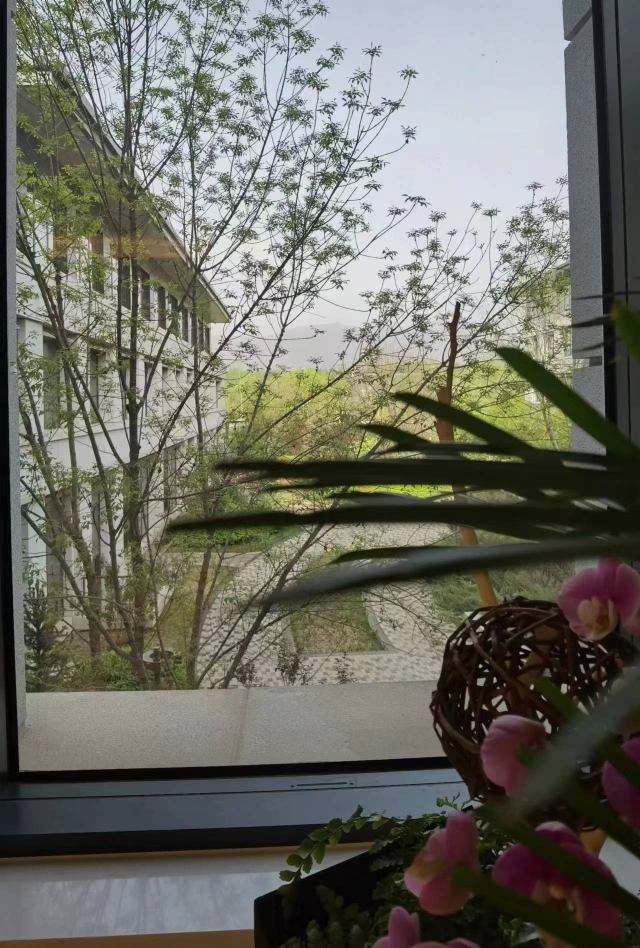
#> input picture data/B题-附件1.jpg, 1280 x 1896 px, found by its file name (shown at 1/2 size)
$ python demo_lsb.py
#> lines starting #> are read from the running program, lines starting #| are printed output that depends on the picture; after the words box and inside, x2 and y2 are one past the last pixel; in counts of white or black regions, pixels touching at a corner belong together; long printed decimals are rounded
### src/lsb.py
from __future__ import annotations

from dataclasses import dataclass
from typing import Dict, Tuple, Iterable
import numpy as np
from PIL import Image
import hashlib


@dataclass
class LSBConfig:
    mode: str = "replace"  # "replace" or "match" (±1 LSB matching)
    channel: str = "ALL"  # R|G|B|ALL
    seed: str | None = None  # if set, overrides key for pixel shuffle


def _rng_from_key(key: str) -> np.random.Generator:
    h = hashlib.sha256(key.encode("utf-8")).digest()
    seed = int.from_bytes(h[:8], "little", signed=False)
    return np.random.default_rng(seed)


def _select_channels(arr: np.ndarray, channel: str) -> Iterable[int]:
    if arr.ndim == 2:
        return [0]
    if channel.upper() == "R":
        return [0]
    if channel.upper() == "G":
        return [1]
    if channel.upper() == "B":
        return [2]
    return [0, 1, 2]


def _img_to_array(img: Image.Image) -> np.ndarray:
    if img.mode != "RGB":
        img = img.convert("RGB")
    return np.array(img, dtype=np.uint8)


def _array_to_img(arr: np.ndarray) -> Image.Image:
    return Image.fromarray(arr.astype(np.uint8), mode="RGB")


def _bits_from_bytes(data: bytes) -> np.ndarray:
    a = np.frombuffer(data, dtype=np.uint8)
    bits = ((a[:, None] >> np.arange(8)[::-1]) & 1).astype(np.uint8)
    return bits.reshape(-1)


def _bytes_from_bits(bits: np.ndarray) -> bytes:
    nbytes = (len(bits) + 7) // 8
    pad = nbytes * 8 - len(bits)
    if pad:
        bits = np.pad(bits, (0, pad), constant_values=0)
    b = np.packbits(bits.reshape(-1, 8), axis=1, bitorder='big')
    return b.tobytes()


def _capacity(arr: np.ndarray, channels: Iterable[int]) -> int:
    h, w = arr.shape[:2]
    return h * w * len(list(channels))


def _permute_indices(n: int, key: str) -> np.ndarray:
    rng = _rng_from_key(key)
    idx = np.arange(n)
    rng.shuffle(idx)
    return idx


def _kl_divergence(p: np.ndarray, q: np.ndarray, eps: float = 1e-9) -> float:
    p = p.astype(np.float64); q = q.astype(np.float64)
    p = p / (p.sum() + eps)
    q = q / (q.sum() + eps)
    m = (p > 0)
    return float(np.sum(p[m] * (np.log(p[m] + eps) - np.log(q[m] + eps))))


def _lsb_hist(arr: np.ndarray, channels: Iterable[int]) -> Dict[str, float]:
    stats: Dict[str, float] = {}
    for c in channels:
        plane = arr[..., c].reshape(-1)
        ones = int(np.count_nonzero(plane & 1))
        zeros = plane.size - ones
        stats[f"ch{c}_ones"] = ones
        stats[f"ch{c}_zeros"] = zeros
        stats[f"ch{c}_ones_ratio"] = ones / max(1, plane.size)
    return stats


def embed_lsb(img: Image.Image, payload: bytes, key: str, cfg: LSBConfig | None = None) -> Tuple[Image.Image, Dict]:
    cfg = cfg or LSBConfig()
    arr = _img_to_array(img)
    chs = _select_channels(arr, cfg.channel)
    cap = _capacity(arr, chs)

    # Header: 32-bit big-endian length
    header = len(payload).to_bytes(4, 'big')
    bits = _bits_from_bytes(header + payload)
    if len(bits) > cap:
        raise ValueError(f"Payload too large: need {len(bits)} bits, capacity {cap}")

    h, w = arr.shape[:2]
    coords = np.stack(np.meshgrid(np.arange(h), np.arange(w), indexing='ij'), axis=-1).reshape(-1, 2)
    channels = np.repeat(np.array(chs, dtype=np.int32), h * w)
    coords = np.tile(coords, (len(chs), 1))
    total = coords.shape[0]
    order = _permute_indices(total, cfg.seed or key)

    carrier_vals = arr[coords[:, 0], coords[:, 1], channels]
    before_hist, _ = np.histogram(carrier_vals, bins=256, range=(0, 256))

    # Select positions to embed
    sel = order[: len(bits)]
    vals = carrier_vals.copy()
    if cfg.mode == "match":
        # LSB matching: if LSB equals target bit, keep; else ±1 with equal prob
        cur = vals[sel]
        need = bits
        mask = ((cur & 1) != need)
        rng = _rng_from_key(key + ":match")
        delta = rng.integers(0, 2, size=mask.sum(), endpoint=False)
        delta = np.where(delta == 0, -1, 1)
        new = cur.copy()
        new[mask] = np.clip(cur[mask].astype(np.int16) + delta.astype(np.int16), 0, 255).astype(np.uint8)
        vals[sel] = new
    else:
        # LSB replacement
        vals_bits = vals[sel] & 0xFE
        vals[sel] = vals_bits | bits

    # Write back
    stego = arr.copy()
    stego[coords[:, 0], coords[:, 1], channels] = vals

    after_hist, _ = np.histogram(stego[coords[:, 0], coords[:, 1], channels], bins=256, range=(0, 256))
    info = {
        "capacity_bits": cap,
        "used_bits": int(len(bits)),
        "payload_len": len(payload),
        "mode": cfg.mode,
        "hist_kl": _kl_divergence(before_hist, after_hist),
        "lsb_before": _lsb_hist(arr, chs),
        "lsb_after": _lsb_hist(stego, chs),
    }
    return _array_to_img(stego), info


def extract_lsb(img: Image.Image, key: str, cfg: LSBConfig | None = None) -> bytes:
    cfg = cfg or LSBConfig()
    arr = _img_to_array(img)
    chs = _select_channels(arr, cfg.channel)

    h, w = arr.shape[:2]
    coords = np.stack(np.meshgrid(np.arange(h), np.arange(w), indexing='ij'), axis=-1).reshape(-1, 2)
    channels = np.repeat(np.array(chs, dtype=np.int32), h * w)
    coords = np.tile(coords, (len(chs), 1))
    total = coords.shape[0]
    order = _permute_indices(total, cfg.seed or key)

    vals = arr[coords[:, 0], coords[:, 1], channels]
    # First 32 bits = length
    hdr_sel = order[:32]
    hdr_bits = vals[hdr_sel] & 1
    nbytes = int.from_bytes(_bytes_from_bits(hdr_bits)[:4], 'big')
    bitlen = (nbytes + 4) * 8
    sel = order[:bitlen]
    bits = vals[sel] & 1
    data = _bytes_from_bits(bits)
    return data[4:4 + nbytes]

### src/analysis.py
from __future__ import annotations

import numpy as np
from PIL import Image
from typing import Dict, Tuple
from .lsb import _img_to_array, _select_channels


def lsb_plane(img: Image.Image, channel: str = "ALL") -> np.ndarray:
    arr = _img_to_array(img)
    chs = _select_channels(arr, channel)
    if len(chs) == 1:
        plane = (arr[..., chs[0]] & 1).astype(np.uint8)
    else:
        plane = (arr[..., chs] & 1).mean(axis=2)
    return plane


def hist_256(img: Image.Image, channel: str = "ALL") -> Dict[str, np.ndarray]:
    arr = _img_to_array(img)
    chs = _select_channels(arr, channel)
    out: Dict[str, np.ndarray] = {}
    for c in chs:
        h, _ = np.histogram(arr[..., c].reshape(-1), bins=256, range=(0, 256))
        out[f"ch{c}"] = h
    return out


def chi_square_lsb(img: Image.Image, channel: str = "ALL") -> float:
    # Westfeld chi-square attack statistic on pairs (2i,2i+1)
    arr = _img_to_array(img)
    chs = _select_channels(arr, channel)
    xs = []
    for c in chs:
        h, _ = np.histogram(arr[..., c].reshape(-1), bins=256, range=(0, 256))
        o = 0.0
        for i in range(0, 256, 2):
            e = (h[i] + h[i + 1]) / 2.0
            if e > 0:
                o += (h[i] - e) ** 2 / e + (h[i + 1] - e) ** 2 / e
        xs.append(o)
    return float(np.mean(xs))


def sample_pair_estimate(img: Image.Image, channel: str = "ALL") -> float:
    # A rough sample pair analysis estimate of embedding rate (LSB replacement)
    arr = _img_to_array(img)
    chs = _select_channels(arr, channel)
    # Use simple neighbor pairs horizontally
    ests = []
    for c in chs:
        plane = arr[..., c].astype(np.int16)
        a = plane[:, :-1].reshape(-1)
        b = plane[:, 1:].reshape(-1)
        # pairs categorized by parity and difference
        e = np.count_nonzero((a % 2 == 0) & (b == a + 1))
        f = np.count_nonzero((a % 2 == 1) & (b == a - 1))
        g = np.count_nonzero(a == b)
        # estimator (simplified) p ≈ (e + f) / (e + f + g + 1e-9)
        p = (e + f) / max(1, (e + f + g))
        ests.append(p)
    return float(np.mean(ests))

### src/viz.py
from __future__ import annotations

import matplotlib
matplotlib.use('Agg')  # headless
import matplotlib.pyplot as plt
import numpy as np
from PIL import Image
from typing import Dict
from .analysis import hist_256, lsb_plane


def plot_histograms(img_before: Image.Image, img_after: Image.Image, out_path: str) -> None:
    hb = hist_256(img_before)
    ha = hist_256(img_after)
    ch_keys = sorted(hb.keys())
    n = len(ch_keys)
    fig, axs = plt.subplots(n, 1, figsize=(8, 3 * n), tight_layout=True)
    if n == 1:
        axs = [axs]
    for i, k in enumerate(ch_keys):
        axs[i].plot(hb[k], label='before')
        axs[i].plot(ha[k], label='after')
        axs[i].set_title(f'Histogram {k}')
        axs[i].legend()
    fig.savefig(out_path)
    plt.close(fig)


def plot_lsb_planes(img_before: Image.Image, img_after: Image.Image, out_path: str) -> None:
    pb = lsb_plane(img_before)
    pa = lsb_plane(img_after)
    fig, axs = plt.subplots(1, 2, figsize=(8, 4), tight_layout=True)
    axs[0].imshow(pb, cmap='gray', vmin=0, vmax=1)
    axs[0].set_title('LSB plane before')
    axs[0].axis('off')
    axs[1].imshow(pa, cmap='gray', vmin=0, vmax=1)
    axs[1].set_title('LSB plane after')
    axs[1].axis('off')
    fig.savefig(out_path)
    plt.close(fig)

### scripts/demo_lsb.py
from __future__ import annotations

import os
from PIL import Image
import os, sys
sys.path.append(os.path.abspath(os.path.join(os.path.dirname(__file__), '..')))
from src.lsb import embed_lsb, extract_lsb, LSBConfig
from src.viz import plot_histograms, plot_lsb_planes
from src.analysis import chi_square_lsb, sample_pair_estimate


def run():
    inp = 'data/B题-附件1.jpg'
    out_dir = 'out_lsb'
    os.makedirs(out_dir, exist_ok=True)
    out_img = os.path.join(out_dir, 'stego.png')
    fig_hist = os.path.join(out_dir, 'hist.png')
    fig_plane = os.path.join(out_dir, 'lsb_plane.png')

    key = 'sz2023b-key'
    msg = '深圳杯2023B-数字版权演示: LSB + 样本对分析 + ±1匹配'

    img = Image.open(inp).convert('RGB')
#> img is the input picture: PIL image 1280x1896 RGB; mean R, G, B 108, 108.3, 98.9
    cfg = LSBConfig(mode='match')
    stego, info = embed_lsb(img, msg.encode('utf-8'), key, cfg)
#> in embed_lsb, `chs = _select_channels(arr, cfg.channel)`: chs = [0, 1, 2]
#> in embed_lsb, `cap = _capacity(arr, chs)`: cap = 7280640
#> in embed_lsb, `coords = np.tile(coords, (len(chs), 1))`: coords = 7280640 pairs, first value 0 to 1895, second value 0 to 1279
#> in embed_lsb, `before_hist, _ = np.histogram(carrier_vals, bins=256, range=(0, 256))`: before_hist = 256 values, max 58125 at index 21, min 73 at index 254, mean 28440
#> in embed_lsb, `cur = vals[sel]`: cur = 576 values, max 245 at index 37, min 0 at index 231, mean 102.4
#> in embed_lsb, `delta = rng.integers(0, 2, size=mask.sum(), endpoint=False)`: delta = 300 values, max 1 at index 2, min 0 at index 0, mean 0.47
#> in embed_lsb, `delta = np.where(delta == 0, -1, 1)`: delta = 300 values, max 1 at index 2, min -1 at index 0, mean -0.06
#> in embed_lsb, `new = cur.copy()`: new has the same summary as cur
#> in embed_lsb, `stego[coords[:, 0], coords[:, 1], channels] = vals`: stego: shape (1896, 1280, 3); 0.01% of pixels changed, all inside (x1, y1, x2, y2) = (4, 8, 1272, 1891)
#> in embed_lsb, `after_hist, _ = np.histogram(stego[coords[:, 0], coords[:, 1], channel..`: after_hist = 256 values, max 58123 at index 21, min 73 at index 254, mean 28440
#> in _kl_divergence, `p = p.astype(np.float64)`: p has the same summary as before_hist in embed_lsb
#> in _kl_divergence, `q = q.astype(np.float64)`: q has the same summary as after_hist in embed_lsb
#> in _kl_divergence, `p = p / (p.sum() + eps)`: p = 256 values, max 0.00798 at index 21, min 1e-05 at index 254, mean 0.00391
#> in _kl_divergence, `q = q / (q.sum() + eps)`: q has the same summary as p
#> the loop in _lsb_hist, `for c in channels:` made 3 passes
#> (ones, zeros) on passes 1 to 3: (1215559, 1211321), (1207484, 1219396), (1197615, 1229265)
#> after the loop in _lsb_hist, `for c in channels:`: stats = 9 items
#> the loop in _lsb_hist (call 2), `for c in channels:` made 3 passes
#> (ones, zeros) on passes 1 to 3: (1215540, 1211340), (1207482, 1219398), (1197599, 1229281)
#> info = 7 items
    stego.save(out_img)

    # Visualize
    plot_histograms(img, stego, fig_hist)
#> in hist_256, `chs = _select_channels(arr, channel)`: chs = [0, 1, 2]
#> the loop in hist_256, `for c in chs:` made 3 passes
#> after the loop in hist_256, `for c in chs:`: out = 3 items
#> the loop in hist_256 (call 2), `for c in chs:` made 3 passes
#> in plot_histograms, `ch_keys = sorted(hb.keys())`: ch_keys = ['ch0', 'ch1', 'ch2']
#> in plot_histograms, `n = len(ch_keys)`: n = 3
#> the loop in plot_histograms, `for i, k in enumerate(ch_keys):` made 3 passes
#> in plot_histograms, `fig.savefig(out_path)`:
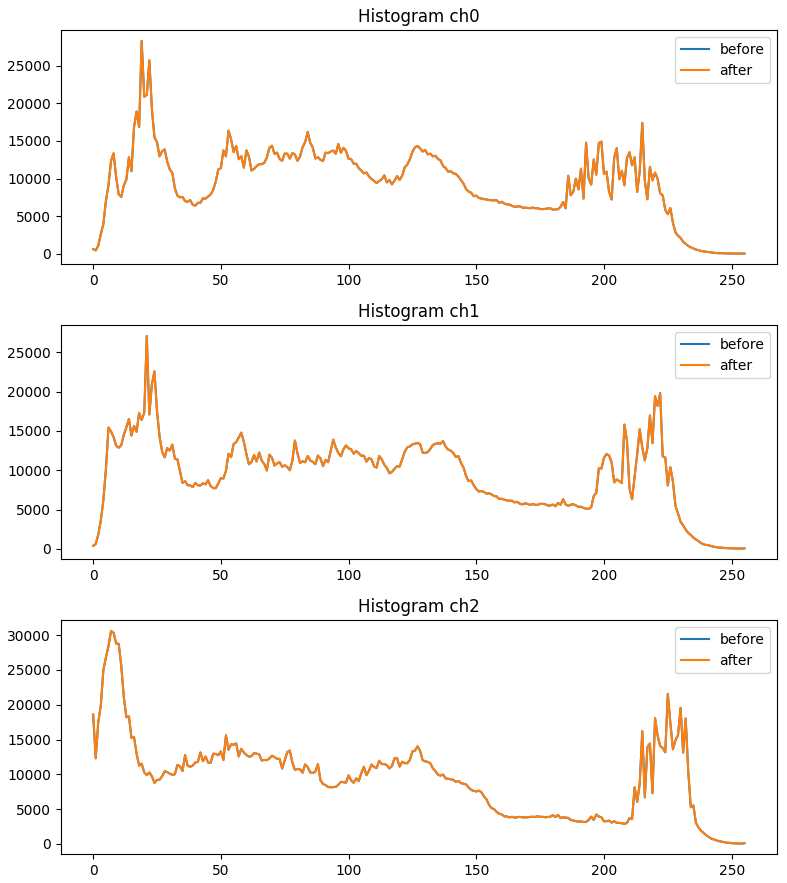
#> figure drawn by matplotlib, 3 panels; panel 1: curve peaks at x = 19, y = 28313; panel 1: curve peaks at x = 19, y = 28313; panel 2: curve peaks at x = 21, y = 27094; panel 2: curve peaks at x = 21, y = 27091
    plot_lsb_planes(img, stego, fig_plane)
#> in lsb_plane, `chs = _select_channels(arr, channel)`: chs = [0, 1, 2]
#> in lsb_plane, `plane = (arr[..., chs] & 1).mean(axis=2)`:
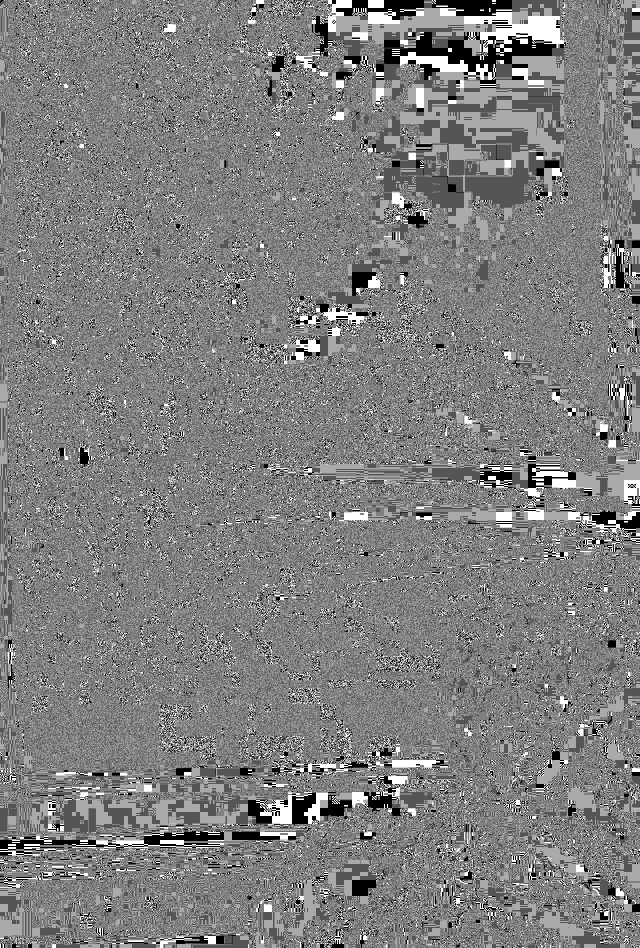
#> plane: shape (1896, 1280) float64 (shown at 1/2 size); min 0, max 1, mean 0.497
#> in plot_lsb_planes, `fig.savefig(out_path)`:
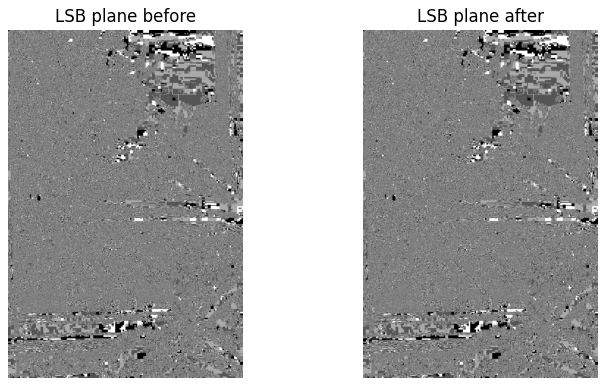
#> figure drawn by matplotlib, 2 panels
#> in plot_lsb_planes, `plt.close(fig)`:
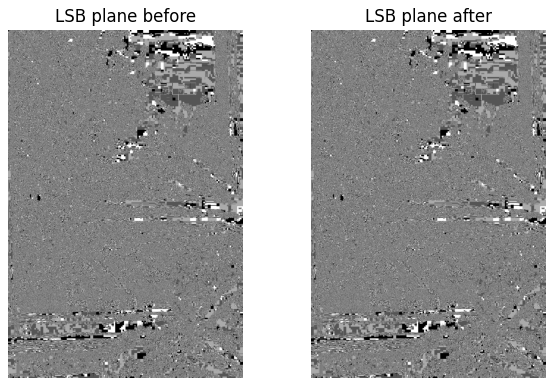
#> figure drawn by matplotlib, 2 panels

    # Analysis
    chi_b = chi_square_lsb(img)
#> the loop in chi_square_lsb, `for c in chs:` made 3 passes
#> after the loop in chi_square_lsb, `for c in chs:`: xs = [16958.4, 11794, 18266.9]
#> chi_b = 15673.1
    chi_a = chi_square_lsb(stego)
#> the loop in chi_square_lsb (call 2), `for c in chs:` made 3 passes
#> chi_a = 15671.8
    spa_a = sample_pair_estimate(stego)
#> in sample_pair_estimate, `chs = _select_channels(arr, channel)`: chs = [0, 1, 2]
#> the loop in sample_pair_estimate, `for c in chs:` made 3 passes
#> (e, f, g, p) on passes 1 to 3: (85771, 92624, 711797, 0.2), (91508, 93770, 714947, 0.206), (83732, 88784, 712514, 0.195)
#> pass 1, in sample_pair_estimate, `plane = arr[..., c].astype(np.int16)`:
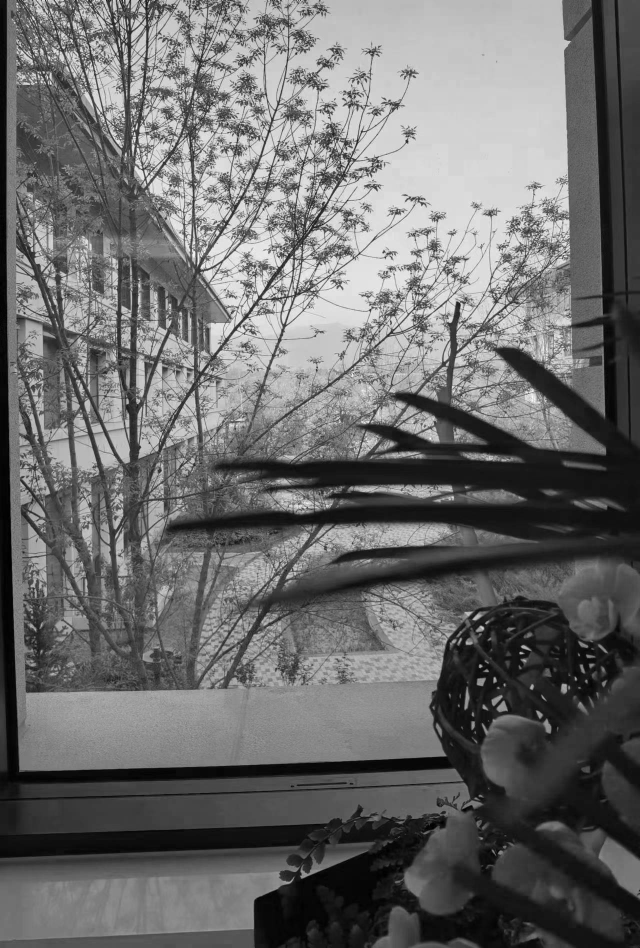
#> plane: shape (1896, 1280) int16 (shown at 1/2 size); min 0, max 255, mean 108
#> pass 2, in sample_pair_estimate, `plane = arr[..., c].astype(np.int16)`:
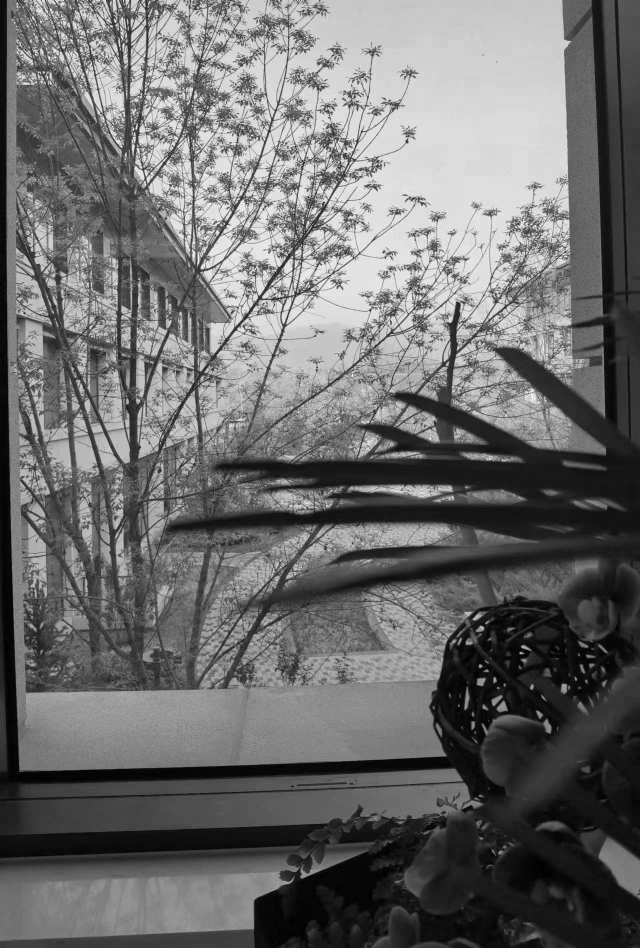
#> plane: shape (1896, 1280) int16 (shown at 1/2 size); min 0, max 255, mean 108.3
#> pass 3, in sample_pair_estimate, `plane = arr[..., c].astype(np.int16)`:
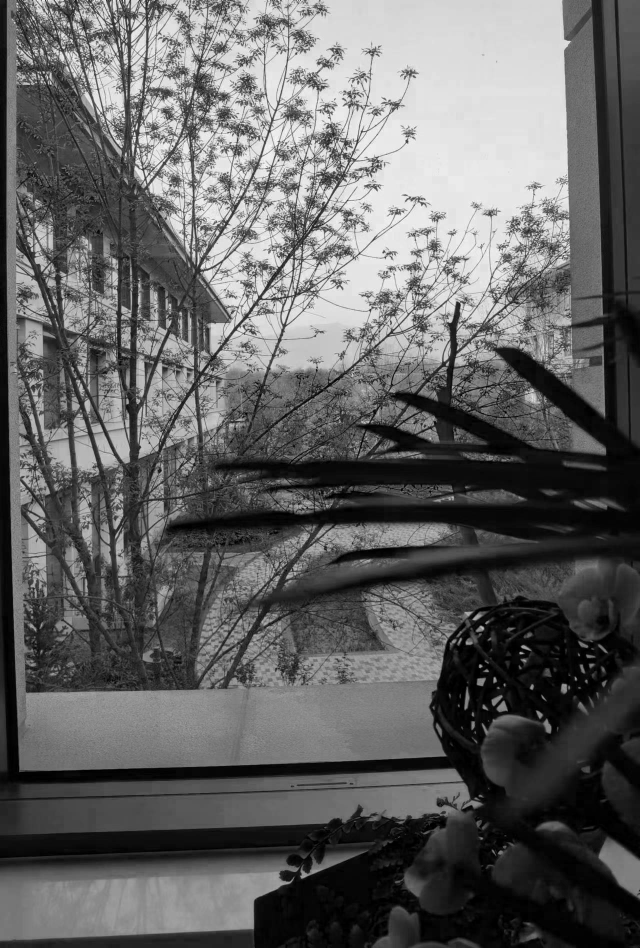
#> plane: shape (1896, 1280) int16 (shown at 1/2 size); min 0, max 255, mean 98.9
#> after the loop in sample_pair_estimate, `for c in chs:`: ests = [0.2, 0.206, 0.195]
#> spa_a = 0.2

    # Extract
    rec = extract_lsb(stego, key, cfg)
#> in extract_lsb, `chs = _select_channels(arr, cfg.channel)`: chs = [0, 1, 2]
#> in extract_lsb, `hdr_bits = vals[hdr_sel] & 1`: hdr_bits = 32 values, max 1 at index 25, min 0 at index 0, mean 0.0625
#> in _bytes_from_bits, `nbytes = (len(bits) + 7) // 8`: nbytes = 4
#> in _bytes_from_bits, `pad = nbytes * 8 - len(bits)`: pad = 0
#> in _bytes_from_bits, `b = np.packbits(bits.reshape(-1, 8), axis=1, bitorder='big')`: b = [0, 0, 0, 68]
#> in extract_lsb, `nbytes = int.from_bytes(_bytes_from_bits(hdr_bits)[:4], 'big')`: nbytes = 68
#> in extract_lsb, `bitlen = (nbytes + 4) * 8`: bitlen = 576
#> in extract_lsb, `sel = order[:bitlen]`: sel = 576 values, max 7268394 at index 367, min 14330 at index 273, mean 3669687.1
#> in extract_lsb, `bits = vals[sel] & 1`: bits = 576 values, max 1 at index 25, min 0 at index 0, mean 0.464

    print('KL(hist):', info['hist_kl'])
#| KL(hist): 1.5761774542987036e-09
    print('Chi-square before/after:', chi_b, chi_a)
#| Chi-square before/after: 15673.081 15671.849
    print('SPA estimate after:', spa_a)
#| SPA estimate after: 0.2004
    print('Recovered:', rec.decode('utf-8', errors='ignore'))
#| Recovered: 深圳杯2023B-数字版权演Ǥ: LSB + 样本对分析 + ±1匹配


if __name__ == '__main__':
    run()
